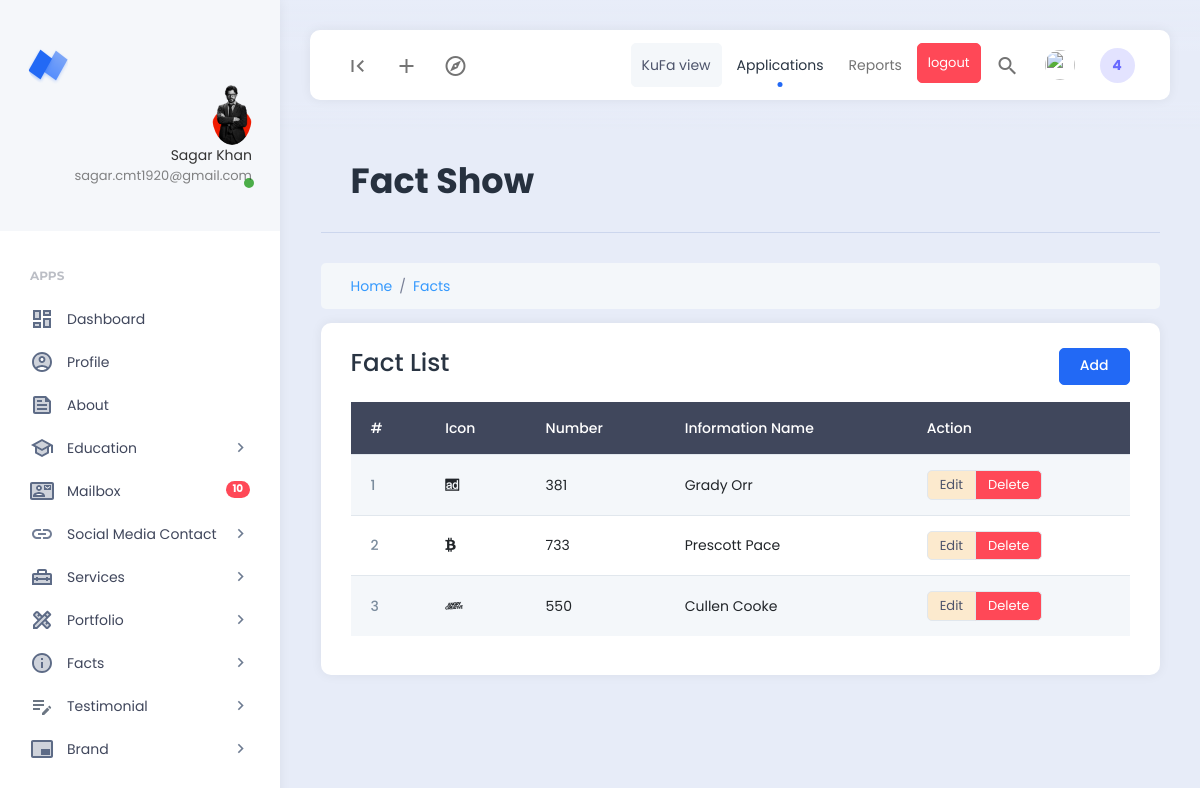
Page /dashboard/facts_show.php (signed in) on the earlier database version.
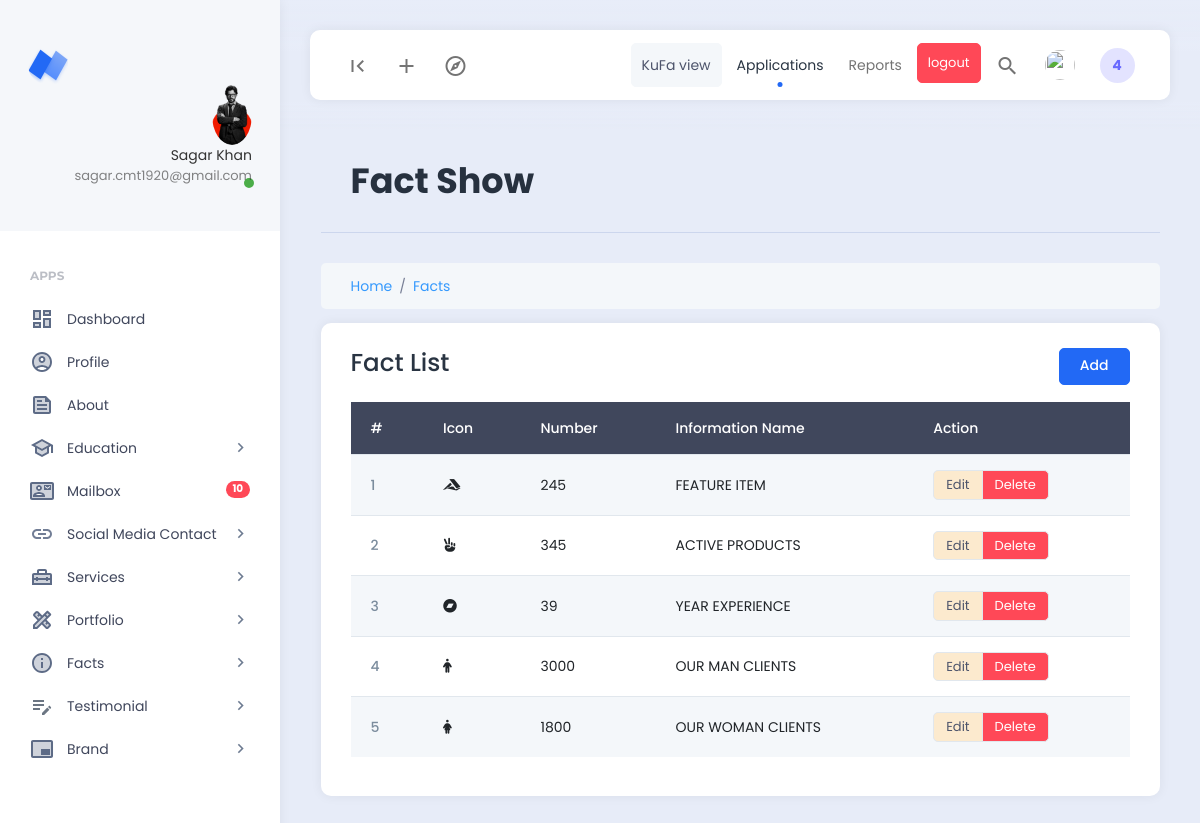
Same page on the later database version.
### tables this page shows
CREATE TABLE `facts` (
  `id` int NOT NULL,
  `number` varchar(10000) NOT NULL,
  `info_name` varchar(100) NOT NULL,
  `icon` varchar(100) NOT NULL
);

### dashboard/facts_show.php (the view, shortened to what this page needs)
<?php
    include('./extends/header.php');
    include('../config/db.php');
    $select_facts = "SELECT * FROM  facts";
    $facts = mysqli_query($db_connect,$select_facts);
    $single_port = mysqli_fetch_assoc($facts);
    $serial = 0;
?>
<div class="row">
    <div class="col">
        <div class="page-description">
            <h1>Fact Show</h1>
        </div>
    </div>
    <div class="col-12">
        <nav aria-label="breadcrumb">
            <ol class="breadcrumb breadcrumb-container">
                <li class="breadcrumb-item"><a href="#">Home</a></li>
                <li class="breadcrumb-item"><a href="#">Facts</a></li>
            </ol>
        </nav>
    </div>
    <div class="col-12">
        <div class="card">
            <div class="card-header d-flex justify-content-between">
                <h3>Fact List</h3>
                <a href="facts_add.php" class="btn btn-primary">Add</a>
            </div>
            <div class="card-body" style="overflow-y: scroll;">
                <table class="table table-striped">
                    <thead class="table-dark">
                        <tr>
                            <th scope="col">#</th>
                            <th scope="col">Icon</th>
                            <th scope="col">Number</th>
                            <th scope="col">Information Name</th>
                            <th scope="col">Action</th>
                        </tr>
                    </thead>
                    <tbody>
                        <?php if($single_port) :?>
                        <?php foreach($facts as $fact) :?>
                        <tr>
                            <th scope="row" class="align-middle"><?= ++$serial ?></th>
                            <td class="align-middle"><i class="<?= $fact["icon"]; ?>"></i></td>
                            <td class="align-middle"><?= $fact["number"]; ?></td>
                            <td class="align-middle"><?= $fact["info_name"]; ?></td>
                            <td class="align-middle">
                                <div class="btn-group">
                                    <a href="facts_edit.php?edit_id=<?= $fact['id'] ?>"
                                        class="btn btn-secondary btn-sm">Edit</a>
                                    <a href="facts_post.php?delete_id=<?= $fact['id'] ?>"
                                        class="btn btn-danger btn-sm">Delete</a>
                                </div>
                            </td>
                        </tr>
                        <?php endforeach; ?>
                        <?php else :?>
                        <tr>
                            <td colspan="6" class="text-center">No Data Found!</td>
                        </tr>
                        <?php endif;?>
                    </tbody>
                </table>
            </div>
        </div>
    </div>
</div>
<?php
include('./extends/footer.php')
?>

Differences in the rows shown:
removed facts: number "381", info_name "Grady Orr"
removed facts: number "733", info_name "Prescott Pace"
removed facts: number "550", info_name "Cullen Cooke"
added facts: number "245", info_name "FEATURE ITEM"
added facts: number "345", info_name "ACTIVE PRODUCTS"
added facts: number "39", info_name "YEAR EXPERIENCE"
added facts: number "3000", info_name "OUR MAN CLIENTS"
added facts: number "1800", info_name "OUR WOMAN CLIENTS"
